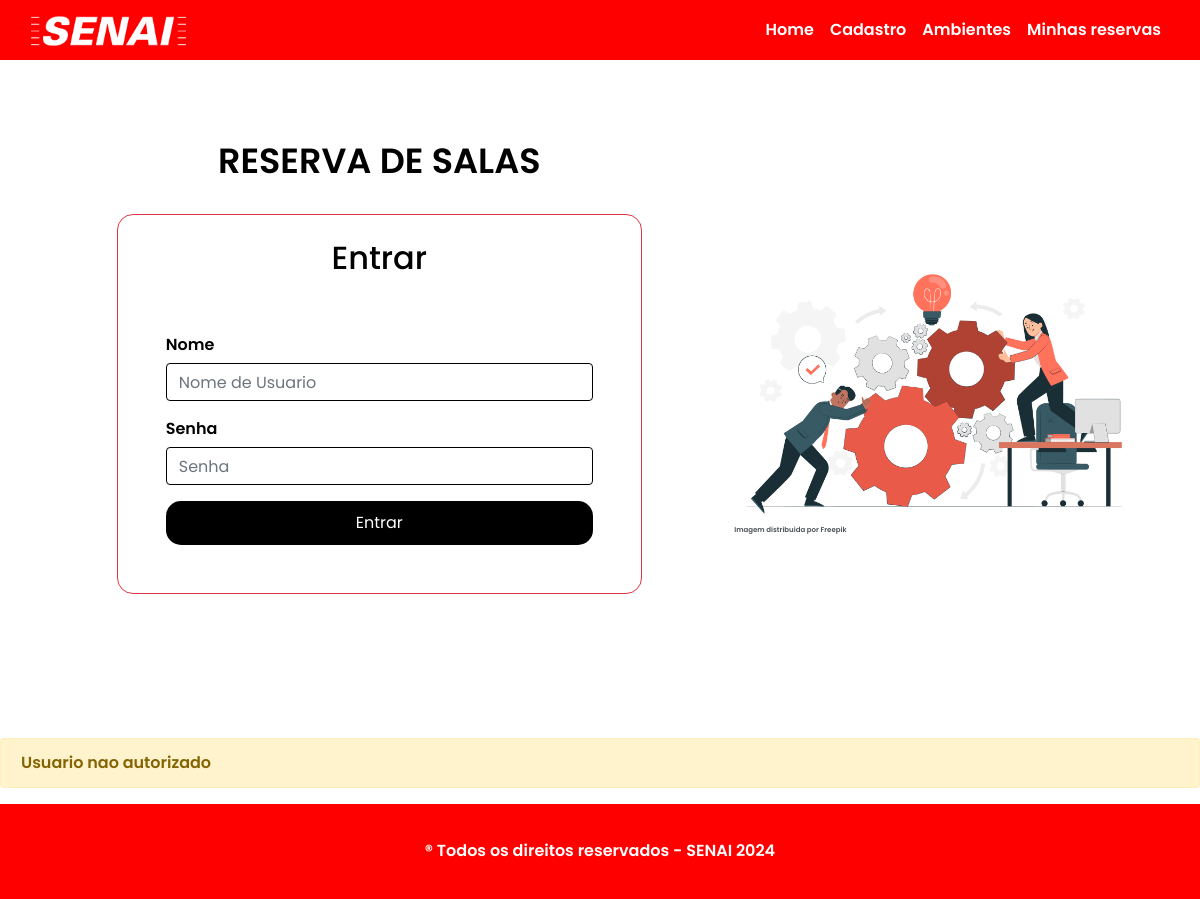
The page / on the database its author committed.
### ambiente/models.py (models this page shows, shortened)
class Senai(models.Model):
    titulo = models.CharField(max_length=50)
    logo = models.ImageField(upload_to="logo/")
    endereco = models.CharField(max_length=150)

### ambiente/views.py (the view)
# urls.py: path('', views.homepage, name='homepage'),
def homepage(request):
    context = {}
    dados_senai = Senai.objects.all()
    context["dados_senai"] = dados_senai
    if request.method == "POST":
        form = FormLogin(request.POST)
        if form.is_valid():
            var_username = form.cleaned_data['username']
            var_password = form.cleaned_data['password']
            user = authenticate(username=var_username, password=var_password)
            if user is not None:
                return redirect("ambientes")
            else:
                messages.info(request, "Preencha todos os campos")
                return redirect("homepage")
    else:
        messages.info(request, "Usuario nao autorizado")
        form = FormLogin()
    context.update({"form": form})
    return render(request, 'homepage.html', context)

### ambiente/forms.py
class FormLogin(forms.Form):
    username = forms.CharField(
        label="Usuario",
        max_length=20,
        widget=forms.TextInput(attrs={'placeholder': 'Nome de Usuario', 'class': 'form-control'})
    )
    password = forms.CharField(
        label="Senha",
        widget=forms.PasswordInput(attrs={'placeholder': 'Senha', 'class': 'form-control'})
    )

### ambiente/templates/homepage.html (shortened to what this page needs)
{% extends 'index.html' %}
{% load static %}
{% block body %}
<div class="flex container pb-5 m-5" style="display: flex; flex-direction: row; justify-content: space-around;">
    <div class="col-lg-6">
        {% for item in dados_senai %}
        <h2 style="font-size: 35px; font-weight: 600; color: #000000;" class="text-center mt-4 mb-4 p-2">
            {{item.titulo}}
        </h2>
        {% endfor %}
        <div class="p-4 mb-5 border border-danger rounded-4">
            <h2 class="text-center text-black pb-4">Entrar</h2>
            <form action="ambientes" method="post" class="p-4">
                <div class="form-group">
                    <label for="username">Nome</label>
                    {{form.username}}
                </div>
                <div class="form-group">
                    <label for="password">Senha</label>
                    {{form.password}}
                </div>
                <button type="submit" class="bg-black">Entrar</button>
            </form>
        </div>
    </div>
    <figure>
        <img src="{% static '/img/trabalho_vetor.jpg' %}" alt="Imagem"
            style="max-width: 400px; margin-top: 150px;">
        <figcaption style="font-size: 7px; color: #495057">Imagem distribuida por Freepik</figcaption>
    </figure>
</div>
{% if messages %}
    {% for mensagem in messages %}
        <div class="alert alert-warning" role="alert">
          {{ mensagem }}
        </div>
    {% endfor %}
{% endif %}
{% endblock %}

### templates/nav.html (shortened to what this page needs)
<nav class="navbar navbar-expand-lg" style="background-color: #ff0000; height: 60px;">
  <div class="container-fluid">
      <a class="navbar-brand" href="#">
          {% for item in dados_senai %}
              <img src="{{ item.logo.url }}" alt="Logo" class="logo">
          {% endfor %}
      </a>
      <div class="collapse navbar-collapse" id="navbarNav" style="justify-content: end;">
          <ul class="navbar-nav">
              <li class="nav-item">
                  <a class="nav-link active" style="color: #fff;" aria-current="page" href="/">Home</a>
              </li>
              <li class="nav-item">
                  <a class="nav-link" style="color: #fff;" href="{% url 'cadastro' %}">Cadastro</a>
              </li>
              <li class="nav-item">
                  <a class="nav-link" style="color: #fff;" href="{% url 'ambientes' %}">Ambientes</a>
              </li>
              <li class="nav-item">
                  <a class="nav-link" style="color: #fff;" href="{% url 'reservacoord' %}">Minhas reservas</a>
              </li>
          </ul>
      </div>
  </div>
</nav>

### static/css/styles.css (style rules this page uses)
* { margin: 0; padding: 0; border: 0; outline: 0; box-sizing:border-box; list-style: none; text-decoration: none; font-family: 'Poppins' }
body { font-weight: 600; font-style: normal; background-color: #FFFFFF; }
input[type="text"], input[type="email"], input[type="password"] { width: 100%; padding: 10px; margin-top: 6px; margin-bottom: 16px; border: 1px solid #7a7a7a; border-radius: 4px; box-sizing: border-box; }
button[type="submit"] { width: 100%; padding: 10px; border: none; border-radius: 15px; color: white; }
label { color: black; margin-bottom: 6px; display: block; }
.navbar-brand { font-size: 30px; color: white; font-weight: bold; letter-spacing: 5px; }
.logo { width: 35%; }
.navbar { background-color: #d71921; padding: 1rem; }
label { color: #000; }

### ambiente/templates/homepage.html (style rules this page uses)
.form-group { width: 100%; margin-bottom: 1rem; }
.form-group label { width: 100%; }
.form-group input { width: 100%; padding: 0.375rem 0.75rem; font-size: 1rem; line-height: 1.5; color: #495057; background-color: #fff; background-clip: padding-box; border: 1px solid #000000; border-radius: 0.25rem; transition: border-color 0.15s ease-in-out, box-shadow 0.15s ease-in-out; }
.bg-black { color: #fff; background-color: #000; border: none; padding: 0.5rem 1rem; text-align: center; cursor: pointer; border-radius: 0.25rem; transition: background-color 0.15s ease-in-out, box-shadow 0.15s ease-in-out; }

### rows shown on the page
Senai: logo (picture), titulo "RESERVA DE SALAS"

### other values the page prints
{{ mensagem }} "Usuario nao autorizado"
